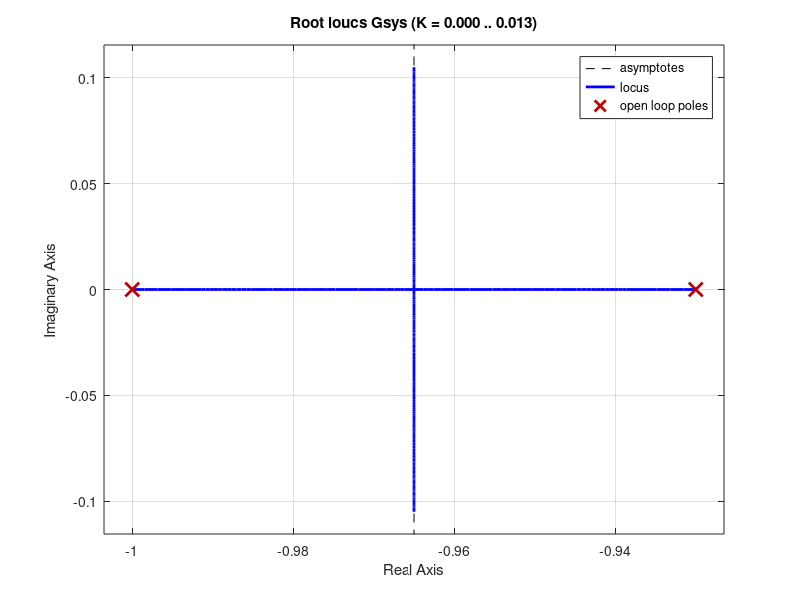
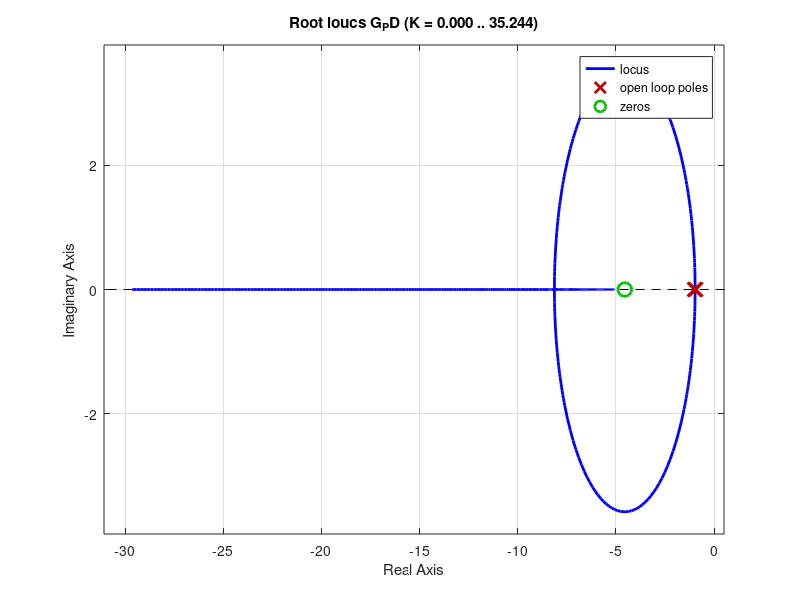
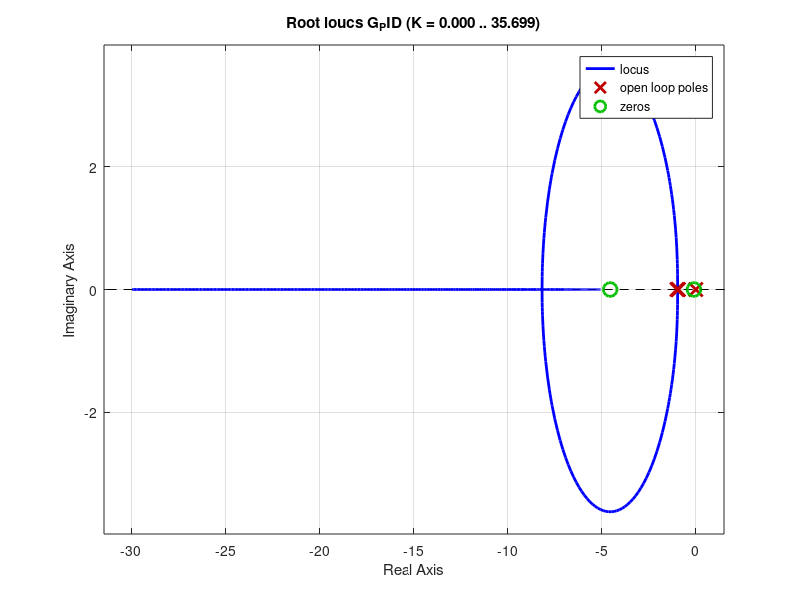
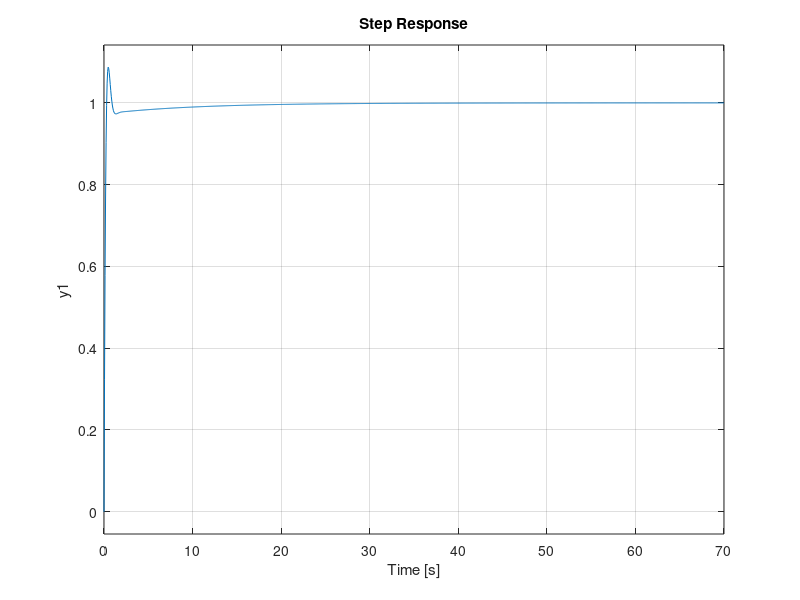

Here is the MATLAB script that generated these plots, in order:
%% Rlocus for open loop
clear
clc
close all

s = tf('s');
Num = 0.93;
Den = [1 1.93 0.93];
Gsys = tf(Num, Den);
figure(1)
rlocus(Gsys)

%% PD Controller
a = 4.55;
G_PD = Gsys * (s + a);
figure(2)
rlocus(G_PD)

%% Introducing Pi Controller
b=0.1;
G_PID = Gsys * (s + a) * (s + b) / s;
figure(3)
rlocus(G_PID)

%% Simulate response to step
K=6.59;
Gopen = G_PID * K;
Gclosed = feedback(Gopen, 1);
figure(4)
step(Gclosed)



